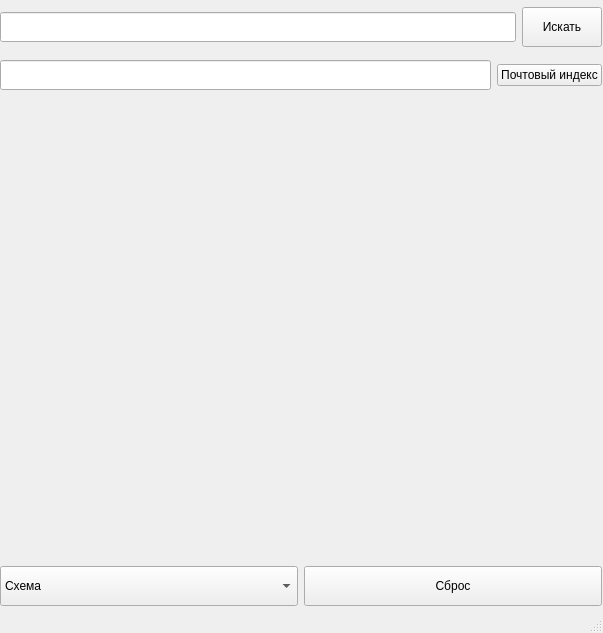
<?xml version="1.0" encoding="UTF-8"?>
<ui version="4.0">
 <class>MainWindow</class>
 <widget class="QMainWindow" name="MainWindow">
  <property name="geometry">
   <rect>
    <x>0</x>
    <y>0</y>
    <width>603</width>
    <height>633</height>
   </rect>
  </property>
  <property name="windowTitle">
   <string>Yandex Map API</string>
  </property>
  <widget class="QWidget" name="centralwidget">
   <widget class="QWidget" name="layoutWidget">
    <property name="geometry">
     <rect>
      <x>0</x>
      <y>0</y>
      <width>602</width>
      <height>613</height>
     </rect>
    </property>
    <layout class="QVBoxLayout" name="verticalLayout">
     <property name="sizeConstraint">
      <enum>QLayout::SetNoConstraint</enum>
     </property>
     <item>
      <layout class="QHBoxLayout" name="horizontalLayout_2">
       <item>
        <widget class="QLineEdit" name="inputLineEdit">
         <property name="minimumSize">
          <size>
           <width>0</width>
           <height>30</height>
          </size>
         </property>
        </widget>
       </item>
       <item>
        <widget class="QPushButton" name="searchBtn">
         <property name="minimumSize">
          <size>
           <width>0</width>
           <height>40</height>
          </size>
         </property>
         <property name="text">
          <string>Искать</string>
         </property>
        </widget>
       </item>
      </layout>
     </item>
     <item>
      <layout class="QHBoxLayout" name="horizontalLayout_4">
       <item>
        <widget class="QLineEdit" name="fullAddressLine">
         <property name="enabled">
          <bool>true</bool>
         </property>
         <property name="minimumSize">
          <size>
           <width>0</width>
           <height>30</height>
          </size>
         </property>
         <property name="readOnly">
          <bool>true</bool>
         </property>
        </widget>
       </item>
       <item>
        <widget class="QPushButton" name="indexButton">
         <property name="text">
          <string>Почтовый индекс</string>
         </property>
        </widget>
       </item>
      </layout>
     </item>
     <item>
      <widget class="QLabel" name="mapLabel">
       <property name="minimumSize">
        <size>
         <width>600</width>
         <height>450</height>
        </size>
       </property>
       <property name="maximumSize">
        <size>
         <width>600</width>
         <height>450</height>
        </size>
       </property>
       <property name="text">
        <string/>
       </property>
      </widget>
     </item>
     <item>
      <layout class="QHBoxLayout" name="horizontalLayout">
       <item>
        <widget class="QComboBox" name="comboBox">
         <property name="minimumSize">
          <size>
           <width>50</width>
           <height>40</height>
          </size>
         </property>
         <item>
          <property name="text">
           <string>Схема</string>
          </property>
         </item>
         <item>
          <property name="text">
           <string>Спутник</string>
          </property>
         </item>
         <item>
          <property name="text">
           <string>Гибрид</string>
          </property>
         </item>
        </widget>
       </item>
       <item>
        <widget class="QPushButton" name="resetBtn">
         <property name="minimumSize">
          <size>
           <width>0</width>
           <height>40</height>
          </size>
         </property>
         <property name="text">
          <string>Сброс</string>
         </property>
        </widget>
       </item>
      </layout>
     </item>
    </layout>
   </widget>
  </widget>
  <widget class="QStatusBar" name="statusbar"/>
 </widget>
 <resources/>
 <connections/>
</ui>
